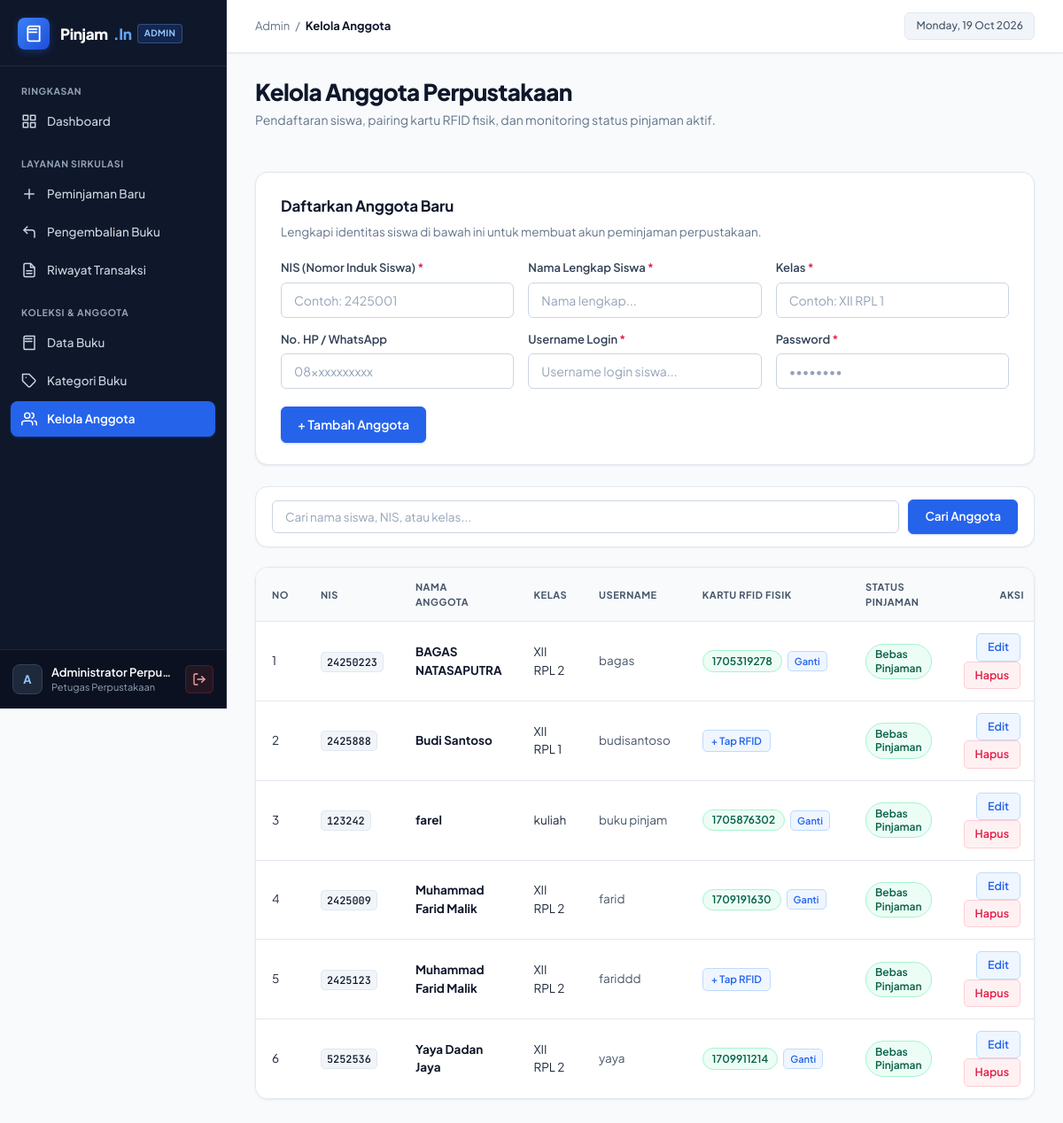
Screenshot of /admin/anggota.php (signed in) with the database file from the repository.
### tables this page shows
CREATE TABLE `anggota` (
  `id` int(11) NOT NULL,
  `nis` varchar(20) NOT NULL,
  `kode_rfid` varchar(50) DEFAULT NULL,
  `nama_lengkap` varchar(100) NOT NULL,
  `kelas` varchar(20) NOT NULL,
  `no_hp` varchar(20) DEFAULT NULL,
  `username` varchar(50) NOT NULL,
  `password` varchar(255) NOT NULL,
  `created_at` timestamp NOT NULL DEFAULT current_timestamp()
);

### admin/anggota.php (the view, shortened to what this page needs)
<?php
require '../config/koneksi.php';
$keyword = trim($_GET['keyword'] ?? '');
$sql = "
    SELECT anggota.*,
           (SELECT COUNT(*) FROM transaksi WHERE transaksi.anggota_id = anggota.id AND transaksi.status = 'dipinjam') AS pinjaman_aktif
    FROM anggota
    WHERE 1=1
";
$sql .= " ORDER BY nama_lengkap ASC";
$stmt = $koneksi->prepare($sql);
$stmt->execute();
$data = $stmt->fetchAll();
$editData = null;
require 'includes/header.php';
?>
        <div class="page-header-wrap">
            <div>
                <h1>Kelola Anggota Perpustakaan</h1>
                <p class="page-subtitle">Pendaftaran siswa, pairing kartu RFID fisik, dan monitoring status pinjaman aktif.</p>
            </div>
        </div>
        <div class="form-box">
            <h3><?= $editData ? 'Edit Data Anggota' : 'Daftarkan Anggota Baru' ?></h3>
            <p class="form-desc">Lengkapi identitas siswa di bawah ini untuk membuat akun peminjaman perpustakaan.</p>
            <form action="../config/proses_anggota.php" method="POST" autocomplete="off">
                <div class="form-grid-3">
                    <div class="form-group">
                        <label>NIS (Nomor Induk Siswa) <span style="color: var(--danger-solid);">*</span></label>
                        <input type="text" name="nis" value="<?= $editData ? htmlspecialchars($editData['nis']) : '' ?>" placeholder="Contoh: 2425001" required autocomplete="off">
                    </div>
                    <div class="form-group">
                        <label>Nama Lengkap Siswa <span style="color: var(--danger-solid);">*</span></label>
                        <input type="text" name="nama_lengkap" value="<?= $editData ? htmlspecialchars($editData['nama_lengkap']) : '' ?>" placeholder="Nama lengkap..." required autocomplete="off">
                    </div>
                    <div class="form-group">
                        <label>Kelas <span style="color: var(--danger-solid);">*</span></label>
                        <input type="text" name="kelas" value="<?= $editData ? htmlspecialchars($editData['kelas']) : '' ?>" placeholder="Contoh: XII RPL 1" required autocomplete="off">
                    </div>
                </div>
                <div class="form-grid-3" style="margin-top: 14px;">
                    <div class="form-group">
                        <label>No. HP / WhatsApp</label>
                        <input type="text" name="no_hp" value="<?= $editData ? htmlspecialchars($editData['no_hp']) : '' ?>" placeholder="08xxxxxxxxxx" autocomplete="off">
                    </div>
                    <div class="form-group">
                        <label>Username Login <span style="color: var(--danger-solid);">*</span></label>
                        <input type="text" name="username" value="<?= $editData ? htmlspecialchars($editData['username']) : '' ?>" placeholder="Username login siswa..." required autocomplete="off">
                    </div>
                    <div class="form-group">
                        <label>Password <?= $editData ? '<span style="font-weight: 400; color: var(--slate-500);">(kosongkan jika tidak diubah)</span>' : '<span style="color: var(--danger-solid);">*</span>' ?></label>
                        <input type="password" name="password" placeholder="••••••••" <?= $editData ? '' : 'required' ?> autocomplete="off">
                    </div>
                </div>
                <div style="margin-top: 20px;">
                    <button type="submit" class="btn btn-primary"><?= $editData ? 'Simpan Perubahan' : '+ Tambah Anggota' ?></button>
                </div>
            </form>
        </div>
        <form action="anggota.php" method="GET" class="search-box" autocomplete="off">
            <input type="text" name="keyword" placeholder="Cari nama siswa, NIS, atau kelas..." value="<?= htmlspecialchars($keyword) ?>" autocomplete="off">
            <button type="submit" class="btn btn-primary">Cari Anggota</button>
        </form>
        <div class="table-container">
            <table class="table-data">
                <thead>
                    <tr>
                        <th style="width: 48px;">No</th>
                        <th>NIS</th>
                        <th>Nama Anggota</th>
                        <th>Kelas</th>
                        <th>Username</th>
                        <th>Kartu RFID Fisik</th>
                        <th>Status Pinjaman</th>
                        <th style="text-align: right; width: 140px;">Aksi</th>
                    </tr>
                </thead>
                <tbody>
                    <?php if (empty($data)): ?>
                        <tr><td colspan="8">Tidak ada data anggota ditemukan.</td></tr>
                    <?php else: ?>
                        <?php foreach ($data as $i => $row): ?>
                            <tr>
                                <td><?= $i + 1 ?></td>
                                <td><code><?= htmlspecialchars($row['nis']) ?></code></td>
                                <td><strong style="color: var(--slate-900);"><?= htmlspecialchars($row['nama_lengkap']) ?></strong></td>
                                <td><?= htmlspecialchars($row['kelas']) ?></td>
                                <td><span style="color: var(--slate-600);"><?= htmlspecialchars($row['username']) ?></span></td>
                                <td>
                                    <?php if ($row['kode_rfid']): ?>
                                        <div style="display: flex; align-items: center; gap: 6px;">
                                            <span class="badge-success"><?= htmlspecialchars($row['kode_rfid']) ?></span>
                                            <a href="anggota.php?tap_rfid=<?= $row['id'] ?>" class="btn-edit" style="font-size: 11px; padding: 2px 7px;">Ganti</a>
                                        </div>
                                    <?php else: ?>
                                        <a href="anggota.php?tap_rfid=<?= $row['id'] ?>" class="btn-edit" style="font-size: 11.5px; padding: 3px 9px;">
                                            + Tap RFID
                                        </a>
                                    <?php endif; ?>
                                </td>
                                <td>
                                    <?php if ($row['pinjaman_aktif'] > 0): ?>
                                        <span class="badge-warning">Meminjam (<?= $row['pinjaman_aktif'] ?> buku)</span>
                                    <?php else: ?>
                                        <span class="badge-success">Bebas Pinjaman</span>
                                    <?php endif; ?>
                                </td>
                                <td style="text-align: right;">
                                    <a href="anggota.php?edit=<?= $row['id'] ?>" class="btn-edit">Edit</a>
                                    <?php if ($row['pinjaman_aktif'] > 0): ?>
                                        <button type="button" class="btn-hapus" style="opacity: 0.55; cursor: not-allowed; border: none;"
                                                onclick="alert('Anggota <?= htmlspecialchars(addslashes($row['nama_lengkap'])) ?> masih memiliki <?= $row['pinjaman_aktif'] ?> buku pinjaman aktif. Selesaikan pengembalian terlebih dahulu.');">
                                            Hapus
                                        </button>
                                    <?php else: ?>
                                        <a href="../config/proses_anggota.php?action=hapus&id=<?= $row['id'] ?>"
                                           class="btn-hapus"
                                           onclick="return confirm('Apakah Anda yakin ingin menghapus anggota <?= htmlspecialchars(addslashes($row['nama_lengkap'])) ?>?')">
                                            Hapus
                                        </a>
                                    <?php endif; ?>
                                </td>
                            </tr>
                        <?php endforeach; ?>
                    <?php endif; ?>
                </tbody>
            </table>
        </div>
<?php require 'includes/footer.php'; ?>

### rows the page displays
anggota: nis "24250223", nama_lengkap "BAGAS NATASAPUTRA", kelas "XII RPL 2", username "bagas", kode_rfid "1705319278"
anggota: nis "2425888", nama_lengkap "Budi Santoso", kelas "XII RPL 1", username "budisantoso"
anggota: nis "123242", nama_lengkap "farel", kelas "kuliah", username "buku pinjam", kode_rfid "1705876302"
anggota: nis "2425009", nama_lengkap "Muhammad Farid Malik", kelas "XII RPL 2", username "farid", kode_rfid "1709191630"
anggota: nis "2425123", nama_lengkap "Muhammad Farid Malik", kelas "XII RPL 2", username "fariddd"
anggota: nis "5252536", nama_lengkap "Yaya Dadan Jaya", kelas "XII RPL 2", username "yaya", kode_rfid "1709911214"

### other values shown
substr($_SESSION['admin_nama'] ?? 'A', 0, 1) "A"
$_SESSION['admin_nama'] "Administrator Perpu…"
$pageTitle "Kelola Anggota"
